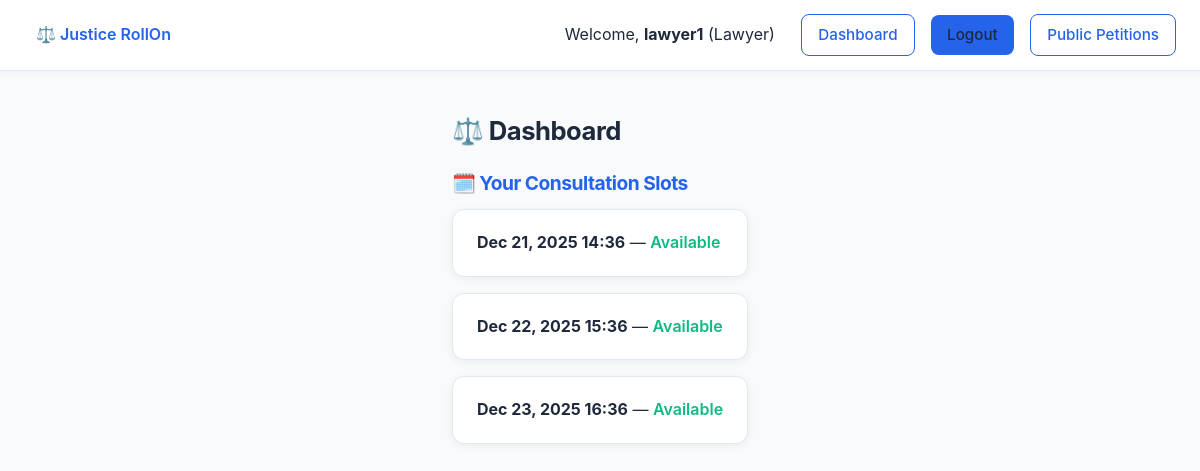
The page /dashboard/ (signed in) on the database as committed earlier.
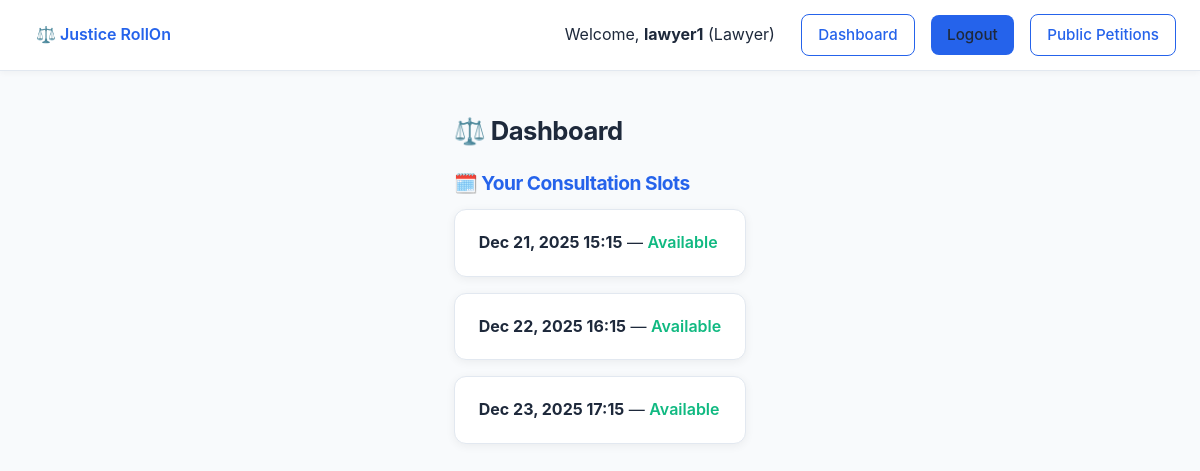
The same page on the database as committed later.
### core/models.py (models this page shows, shortened)
class User(AbstractUser):
    ROLE_CHOICES = (
        ("admin", "Admin"),
        ("lawyer", "Lawyer"),
        ("citizen", "Citizen"),
    )
    role = models.CharField(
        max_length=20,
        choices=ROLE_CHOICES,
        default="citizen",
        help_text="User role determining permissions and available features.",
    )

class ConsultationSlot(models.Model):
    lawyer = models.ForeignKey(
        User,
        on_delete=models.CASCADE,
        limit_choices_to={"role": "lawyer"},
        related_name="consultation_slots",
        help_text="Lawyer offering this consultation slot.",
    )
    start_time = models.DateTimeField(help_text="Start date and time of the slot.")
    duration_minutes = models.PositiveIntegerField(default=30)
    is_booked = models.BooleanField(default=False)
    class Meta:
        ordering = ["start_time"]
        unique_together = ["lawyer", "start_time"]

### core/views.py (the view)
# urls.py: path("dashboard/", views.dashboard, name="dashboard"),
@login_required
def dashboard(request):
    return _dashboard_logic(request, template="dashboard.html")

### core/views.py (called while the page is built, shortened)
def _dashboard_logic(request, template):
    if request.user.role == "admin":
        pending_petitions = Petition.objects.filter(status="pending")
        return render(request, template, {"admin_view": True, "petitions": pending_petitions})
    if request.user.role == "lawyer":
        slots = ConsultationSlot.objects.filter(lawyer=request.user)
        return render(request, template, {"lawyer_view": True, "slots": slots})

### core/templates/dashboard.html (shortened to what this page needs)
{% extends "base.html" %}
{% load static %}
{% block content %}
<h2 style="margin-bottom: 16px;">⚖️ Dashboard</h2>
{% if lawyer_view %}
<div>
  <h3 style="margin-bottom: 10px;">🗓️ Your Consultation Slots</h3>
  {% if slots %}
    {% for s in slots %}
    <div class="card">
      <strong>{{ s.start_time|date:"M d, Y H:i" }}</strong> —
      {% if s.is_booked %}
        <span style="color: var(--warning); font-weight: 600;">Booked</span>
      {% else %}
        <span style="color: var(--success); font-weight: 600;">Available</span>
      {% endif %}
    </div>
    {% endfor %}
  {% else %}
    <div class="card">
      <p style="color: #64748B;">No consultation slots created yet.</p>
    </div>
  {% endif %}
</div>
{% endif %}
{% endblock %}

### core/templates/base.html (shortened to what this page needs)
<!DOCTYPE html>
<html lang="en">
{% load static %}
  <head>
    <link rel="stylesheet" href="{% static 'core/css/style.css' %}" />
  </head>
  <body>
    <div class="topnav">
      <div>
        <a href="{% url 'home' %}"
          style="font-weight: 600; color: var(--primary); text-decoration: none;">
          ⚖️ Justice RollOn
        </a>
      </div>
      <div>
        {% if user.is_authenticated %}
          <span style="margin-right: 10px">
            Welcome, <strong>{{ user.username }}</strong> ({{ user.role|title }})
          </span>
          <a class="btn outline" href="{% url 'dashboard2' %}">Dashboard</a>
          <a class="btn" href="{% url 'logout' %}">Logout</a>
        {% else %}
          <a class="btn outline" href="{% url 'login' %}">Login</a>
          <a class="btn" href="{% url 'register' %}">Register</a>
        {% endif %}
        <a class="btn outline" href="{% url 'justice_index' %}">Public Petitions</a>
      </div>
    </div>
    <div class="container">{% block content %}{% endblock %}</div>
  </body>
</html>

### core/static/core/css/style.css (style rules this page uses)
:root { --ink: #1e293b; --bg: #f8fafc; --primary: #2563eb; --primary-light: #3b82f6; --success: #10b981; --warning: #f59e0b; --danger: #dc2626; --muted: #64748b; --card-radius: 12px; --shadow: 0 2px 10px rgba(0, 0, 0, 0.06); --shadow-hover: 0 4px 16px rgba(0, 0, 0, 0.08); }
* { box-sizing: border-box; font-family: "Inter", "Segoe UI", Roboto, sans-serif; transition: all 0.15s ease-in-out; }
body { background: var(--bg); color: var(--ink); margin: 0; padding: 0; line-height: 1.6; min-height: 100vh; display: flex; flex-direction: column; }
.topnav { display: flex; justify-content: space-between; align-items: center; padding: 14px 24px; background: #ffffff; border-bottom: 1px solid #e2e8f0; box-shadow: 0 2px 6px rgba(0, 0, 0, 0.04); position: sticky; top: 0; z-index: 10; }
.topnav a { text-decoration: none; color: var(--ink); font-weight: 500; margin-left: 12px; }
.container { max-width: 980px; margin: 40px auto; padding: 0 16px; }
.card { background: #ffffff; border-radius: var(--card-radius); padding: 20px 24px; box-shadow: var(--shadow); margin-bottom: 16px; border: 1px solid #e2e8f0; }
h1, h2, h3 { color: var(--ink); font-weight: 700; letter-spacing: -0.5px; margin-top: 0; }
h2 { font-size: 1.6rem; }
h3 { font-size: 1.2rem; color: var(--primary); }
.btn { display: inline-block; background: var(--primary); color: #ffffff; padding: 8px 16px; border-radius: 8px; border: none; text-decoration: none; font-weight: 500; cursor: pointer; font-size: 0.95rem; }
.btn.outline { background: transparent; color: var(--primary); border: 1px solid var(--primary); }

Rows that differ between the two databases and show on the page:
removed ConsultationSlot: start_time "Dec 21, 2025 14:36", is_booked "Available"
removed ConsultationSlot: start_time "Dec 22, 2025 15:36", is_booked "Available"
removed ConsultationSlot: start_time "Dec 23, 2025 16:36", is_booked "Available"
added ConsultationSlot: start_time "Dec 21, 2025 15:15", is_booked "Available"
added ConsultationSlot: start_time "Dec 22, 2025 16:15", is_booked "Available"
added ConsultationSlot: start_time "Dec 23, 2025 17:15", is_booked "Available"
